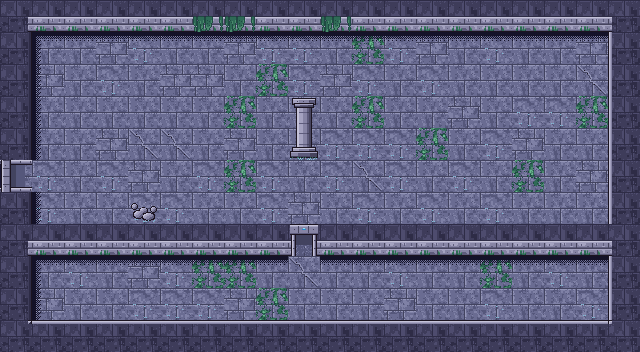

This is a level from a 2D game, rendered from its Tiled map with the project's own tilesets. A one-line summary and the complete map file follow:
An orthogonal 20x11 tile map with 32x32 px tiles, 4 tile layers (Sol, Decor, Murs, Dessus) and 9 objects (3x Torche, 2x Porte, Sortie, Spawn, Coffre, ...).

<map version="1.10" tiledversion="1.12.2" orientation="orthogonal" renderorder="right-down" width="20" height="11" tilewidth="32" tileheight="32" infinite="0" nextlayerid="6" nextobjectid="10">
 <properties>
  <property name="carte_x" type="int" value="3" />
  <property name="carte_y" type="int" value="1" />
  <property name="etage" value="rdc" />
  <property name="obscurite" value="penombre" />
 </properties>
 <tileset firstgid="1" source="../tilesets/sanctuaire.tsx" />
 <layer id="1" name="Sol" width="20" height="11">
  <data encoding="csv">
2,4,2,3,2,6,1,2,2,2,1,3,3,2,2,1,3,1,1,1,
1,1,1,3,2,1,1,3,2,2,1,6,2,3,1,2,1,1,3,2,
6,3,1,2,1,3,3,1,6,2,3,2,1,2,1,1,1,1,4,1,
1,1,1,1,1,1,1,6,1,1,1,6,1,1,3,1,2,2,6,1,
2,1,1,3,4,4,1,3,1,1,2,2,2,6,1,2,3,1,1,3,
1,2,1,2,3,1,2,6,2,1,2,4,2,1,2,1,6,1,3,1,
2,2,1,1,2,2,1,1,2,3,1,2,1,2,1,2,1,1,1,1,
2,1,2,2,2,4,3,1,2,1,3,6,2,1,2,2,3,1,2,1,
1,1,2,1,3,2,6,6,1,4,1,1,2,1,1,6,1,2,1,2,
3,3,1,1,2,2,2,3,6,1,1,1,3,1,1,2,1,1,2,2,
2,2,6,1,2,1,3,1,1,2,1,1,1,2,2,1,1,2,1,2
</data>
 </layer>
 <layer id="2" name="Decor" width="20" height="11">
  <data encoding="csv">
0,0,0,0,0,0,0,0,0,0,0,0,0,0,0,0,0,0,0,0,
0,15,13,13,13,13,13,13,13,13,13,13,13,13,13,13,13,13,13,0,
0,14,0,0,0,0,0,0,0,0,0,0,0,0,0,0,0,0,0,0,
0,14,0,0,0,0,0,0,0,0,0,0,0,0,0,0,0,0,0,0,
0,14,0,0,0,0,0,0,0,0,0,0,0,0,0,0,0,0,0,0,
0,0,0,0,0,0,0,0,0,0,0,0,0,0,0,0,0,0,0,0,
0,14,0,0,128,0,0,0,0,0,0,0,0,0,0,0,0,0,0,0,
0,0,0,0,0,0,0,0,0,0,0,0,0,0,0,0,0,0,0,0,
0,15,13,13,13,13,13,13,13,0,13,13,13,13,13,13,13,13,13,0,
0,14,0,0,0,0,0,0,0,0,0,0,0,0,0,0,0,0,0,0,
0,0,0,0,0,0,0,0,0,0,0,0,0,0,0,0,0,0,0,0
</data>
 </layer>
 <layer id="3" name="Murs" width="20" height="11">
  <data encoding="csv">
21,17,17,17,17,17,17,17,17,17,17,17,17,17,17,17,17,17,17,22,
19,0,0,0,0,0,0,0,0,0,0,0,0,0,0,0,0,0,0,20,
19,0,0,0,0,0,0,0,0,0,0,0,0,0,0,0,0,0,0,20,
19,0,0,0,0,0,0,0,0,0,0,0,0,0,0,0,0,0,0,20,
19,0,0,0,0,0,0,0,0,114,0,0,0,0,0,0,0,0,0,20,
43,0,0,0,0,0,0,0,0,0,0,0,0,0,0,0,0,0,0,20,
19,0,0,0,0,0,0,0,0,0,0,0,0,0,0,0,0,0,0,20,
21,17,17,17,17,17,17,17,17,41,17,17,17,17,17,17,17,17,17,22,
19,0,0,0,0,0,0,0,0,0,0,0,0,0,0,0,0,0,0,20,
19,0,0,0,0,0,0,0,0,0,0,0,0,0,0,0,0,0,0,20,
23,18,18,18,18,18,18,18,18,18,18,18,18,18,18,18,18,18,18,24
</data>
 </layer>
 <objectgroup id="4" name="Objets">
  <object id="1" type="Sortie" x="0" y="160" width="32" height="32">
   <properties>
    <property name="cible_carte" value="res://scenes/rooms/donjon3_salle_04_room.tscn" />
    <property name="cible_spawn" value="depuis_est" />
    <property name="godot_node_type" value="area" />
   </properties>
  </object>
  <object id="2" type="Porte" x="0" y="160" width="32" height="32">
   <properties>
    <property name="id" value="donjon3_porte_02" />
    <property name="type" value="ennemis" />
   </properties>
  </object>
  <object id="3" type="Porte" x="288" y="224" width="32" height="32">
   <properties>
    <property name="id" value="donjon3_porte_03" />
    <property name="type" value="interrupteur" />
   </properties>
  </object>
  <object id="4" type="Spawn" x="80" y="176">
   <properties>
    <property name="id" value="depuis_ouest" />
   </properties>
   <point />
  </object>
  <object id="5" type="Coffre" x="304" y="304">
   <properties>
    <property name="id" value="donjon3_coffre_04" />
    <property name="contenu" value="cle_petite" />
    <property name="important" type="bool" value="false" />
   </properties>
   <point />
  </object>
  <object id="6" type="Torche" x="144" y="272">
   <properties>
    <property name="id" value="donjon3_brasero_03" />
    <property name="etat" value="allumee" />
    <property name="permanente" type="bool" value="true" />
   </properties>
   <point />
  </object>
  <object id="7" type="Torche" x="176" y="80">
   <properties>
    <property name="id" value="donjon3_torche_01" />
    <property name="etat" value="eteinte" />
    <property name="permanente" type="bool" value="false" />
    <property name="duree" type="int" value="0" />
    <property name="cible" value="donjon3_porte_03" />
   </properties>
   <point />
  </object>
  <object id="8" type="Torche" x="464" y="80">
   <properties>
    <property name="id" value="donjon3_torche_02" />
    <property name="etat" value="eteinte" />
    <property name="permanente" type="bool" value="false" />
    <property name="duree" type="int" value="0" />
    <property name="cible" value="donjon3_porte_03" />
   </properties>
   <point />
  </object>
  <object id="9" name="indice_salle_sombre" x="32" y="128" width="96" height="96">
   <properties>
    <property name="godot_node_type" value="area" />
   </properties>
  </object>
 </objectgroup>
 <layer id="5" name="Dessus" width="20" height="11">
  <data encoding="csv">
0,0,0,0,0,0,119,119,0,0,119,0,0,0,0,0,0,0,0,0,
0,0,0,0,0,0,0,0,0,0,0,0,0,0,0,0,0,0,0,0,
0,0,0,0,0,0,0,0,0,0,0,0,0,0,0,0,0,0,0,0,
0,0,0,0,0,0,0,0,0,113,0,0,0,0,0,0,0,0,0,0,
0,0,0,0,0,0,0,0,0,0,0,0,0,0,0,0,0,0,0,0,
47,0,0,0,0,0,0,0,0,0,0,0,0,0,0,0,0,0,0,0,
0,0,0,0,0,0,0,0,0,0,0,0,0,0,0,0,0,0,0,0,
0,0,0,0,0,0,0,0,0,45,0,0,0,0,0,0,0,0,0,0,
0,0,0,0,0,0,0,0,0,0,0,0,0,0,0,0,0,0,0,0,
0,0,0,0,0,0,0,0,0,0,0,0,0,0,0,0,0,0,0,0,
0,0,0,0,0,0,0,0,0,0,0,0,0,0,0,0,0,0,0,0
</data>
 </layer>
</map>
